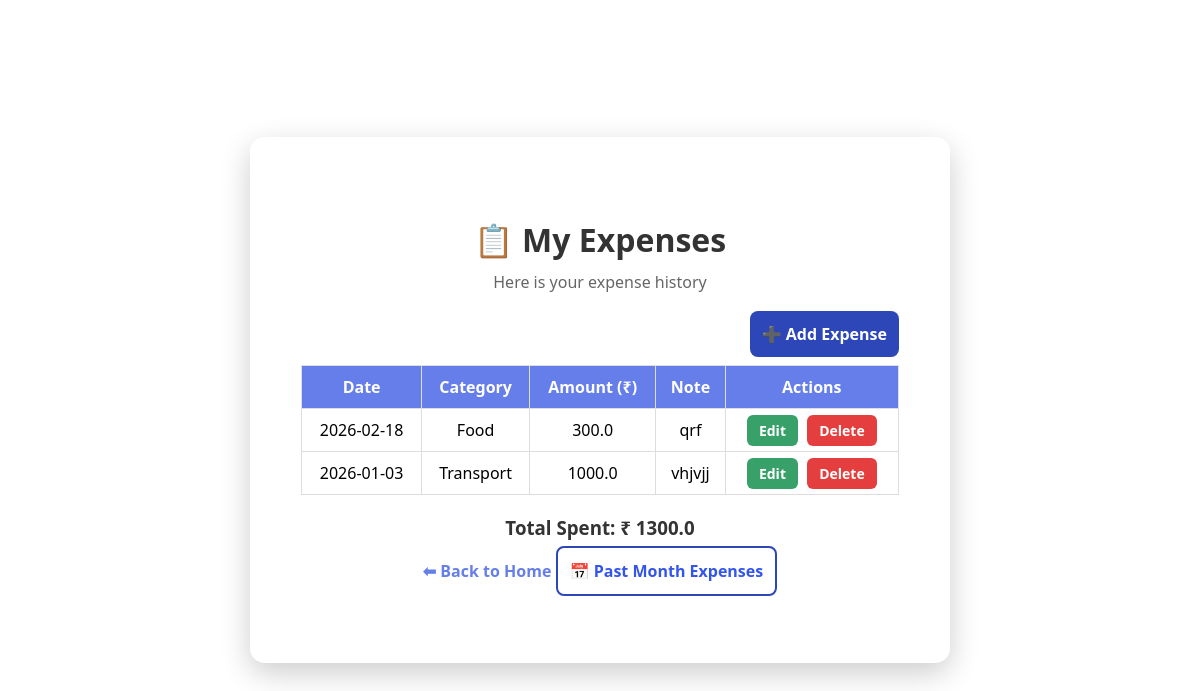
The app's page /expenses (signed in), older data.
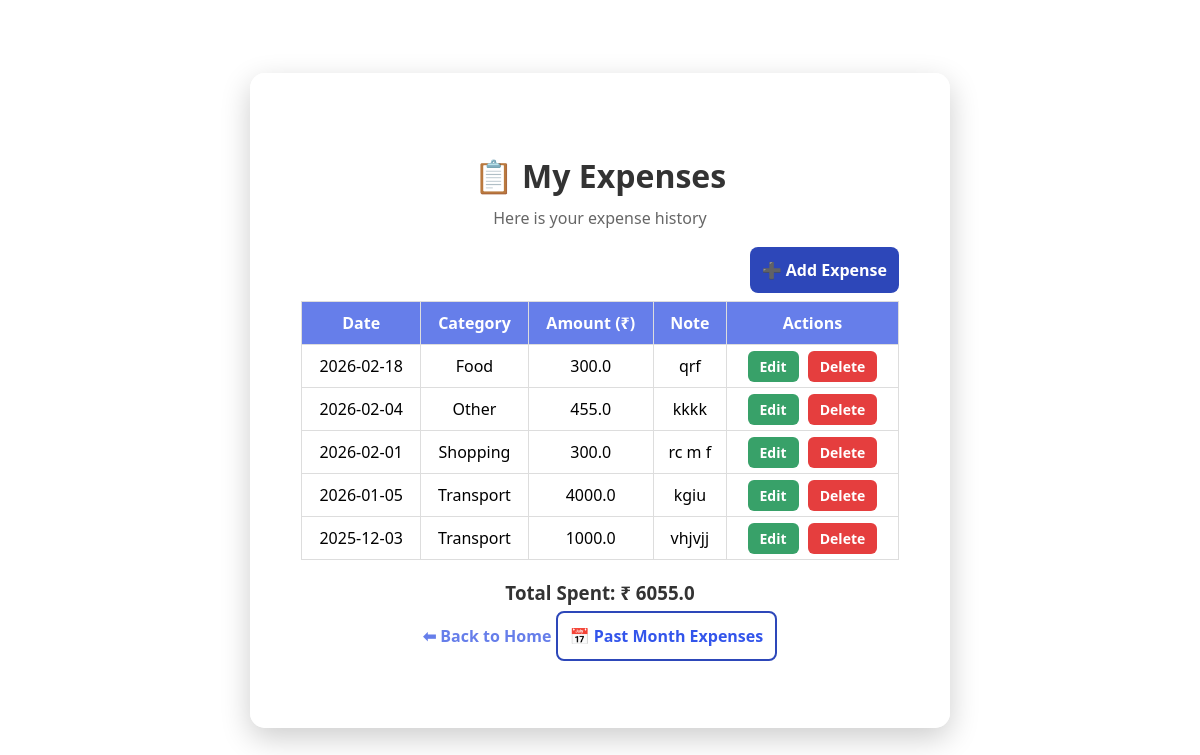
The same page, newer data.
### tables this page shows
CREATE TABLE expenses (
            id INTEGER PRIMARY KEY AUTOINCREMENT,
            username TEXT NOT NULL,
            amount REAL NOT NULL,
            category TEXT NOT NULL,
            date TEXT NOT NULL,
            note TEXT
        );

### app.py (the view)
@app.route("/expenses")
def view_expenses():
    if "user" not in session:
        return redirect("/login")
    username = session["user"]
    conn = get_db_connection()
    expenses = conn.execute(
        "SELECT * FROM expenses WHERE username = ? ORDER BY date DESC",
        (username,)
    ).fetchall()
    conn.close()
    total = sum(expense["amount"] for expense in expenses)
    return render_template(
        "view_expenses.html",
        expenses=expenses,
        total=total
    )

### app.py (called while the page is built)
def get_db_connection():
    conn = sqlite3.connect("expenses.db")
    conn.row_factory = sqlite3.Row
    return conn

### templates/view_expenses.html (shortened to what this page needs)
<!DOCTYPE html>
<html lang="en">
<head>
    <link rel="stylesheet" href="{{ url_for('static', filename='style.css') }}">
</head>
<body>
<div class="container" style="width: 700px;">
    <h1>📋 My Expenses</h1>
    <p class="subtitle">Here is your expense history</p>
    <div style="text-align: right; margin-bottom: 20px;">
        <a href="{{ url_for('add_expense') }}" class="btn primary">➕ Add Expense</a>
    </div>
    {% if expenses %}
    <table class="expense-table">
        <thead>
            <tr>
                <th>Date</th>
                <th>Category</th>
                <th>Amount (₹)</th>
                <th>Note</th>
                <th>Actions</th>
            </tr>
        </thead>
        <tbody>
            {% for expense in expenses %}
            <tr>
                <td>{{ expense.date }}</td>
                <td>{{ expense.category }}</td>
                <td>{{ expense.amount }}</td>
                <td>{{ expense.note or "-" }}</td>
                <td>
                    <a href="{{ url_for('edit_expense', expense_id=expense.id) }}" class="btn edit">Edit</a>
                    <a href="{{ url_for('delete_expense', expense_id=expense.id) }}" class="btn delete"
                       onclick="return confirm('Are you sure you want to delete this expense?');">Delete</a>
                    </td>
            </tr>
            {% endfor %}
        </tbody>
    </table>
    <h3 class="total">Total Spent: ₹ {{ total }}</h3>
    {% else %}
        <p>No expenses added yet.</p>
    {% endif %}
    <a href="/" class="back-link">⬅ Back to Home</a>
    <a href="{{ url_for('past_month_expenses') }}" class="btn secondary">📅 Past Month Expenses</a>
</div>
</body>
</html>

### static/style.css (style rules this page uses)
* { margin: 0; padding: 0; box-sizing: border-box; font-family: "Segoe UI", sans-serif; }
body { height: 100vh; background-image: url("https://images.pexels.com/photos/27920274/pexels-photo-27920274.jpeg?cs=srgb&dl=pexels-jakubzerdzicki-27920274.jpg&fm=jpg"); background-size: cover; background-position: center; background-repeat: no-repeat; display: flex; align-items: center; justify-content: center; }
.container { background: rgba(255, 255, 255, 0.75); backdrop-filter: blur(10px); -webkit-backdrop-filter: blur(10px); padding: 80px 50px; width: 500px; text-align: center; border-radius: 15px; box-shadow: 0 10px 30px rgba(0,0,0,0.2); border: 1px solid rgba(255, 255, 255, 0.3); }
.container h1 { font-size: 32px; margin-bottom: 10px; color: #333; }
.subtitle { color: #666; margin-bottom: 30px; }
.btn { text-decoration: none; padding: 12px; border-radius: 8px; font-size: 16px; font-weight: 600; transition: 0.3s ease; cursor: pointer; border: none; }
.primary { background: #2d47b9; color: white; }
.secondary { border: 2px solid #2d47b9; color: #3355eb; }
.edit { background: #38a169; color: white; padding: 6px 12px; border-radius: 6px; text-decoration: none; font-size: 14px; margin-right: 5px; }
.delete { background: #e53e3e; color: white; padding: 6px 12px; border-radius: 6px; text-decoration: none; font-size: 14px; }
.back-link { display: inline-block; margin-top: 20px; color: #667eea; text-decoration: none; font-weight: 600; }
.expense-table { width: 100%; border-collapse: collapse; margin-top: 20px; }
.expense-table th, .expense-table td { border: 1px solid #ddd; padding: 10px; text-align: center; }
.expense-table th { background: #667eea; color: white; }
.total { margin-top: 20px; color: #333; }

Row changes from the older to the newer data that the page shows:
added expenses: date "2026-02-04", category "Other", amount "455.0", note "kkkk"
added expenses: date "2026-02-01", category "Shopping", amount "300.0", note "rc m f"
added expenses: date "2026-01-05", category "Transport", amount "4000.0", note "kgiu"
changed expenses "vhjvjj": date "2026-01-03" → "2025-12-03"
Text that changed along with them:
{{ total }}: "1300.0" → "6055.0"
